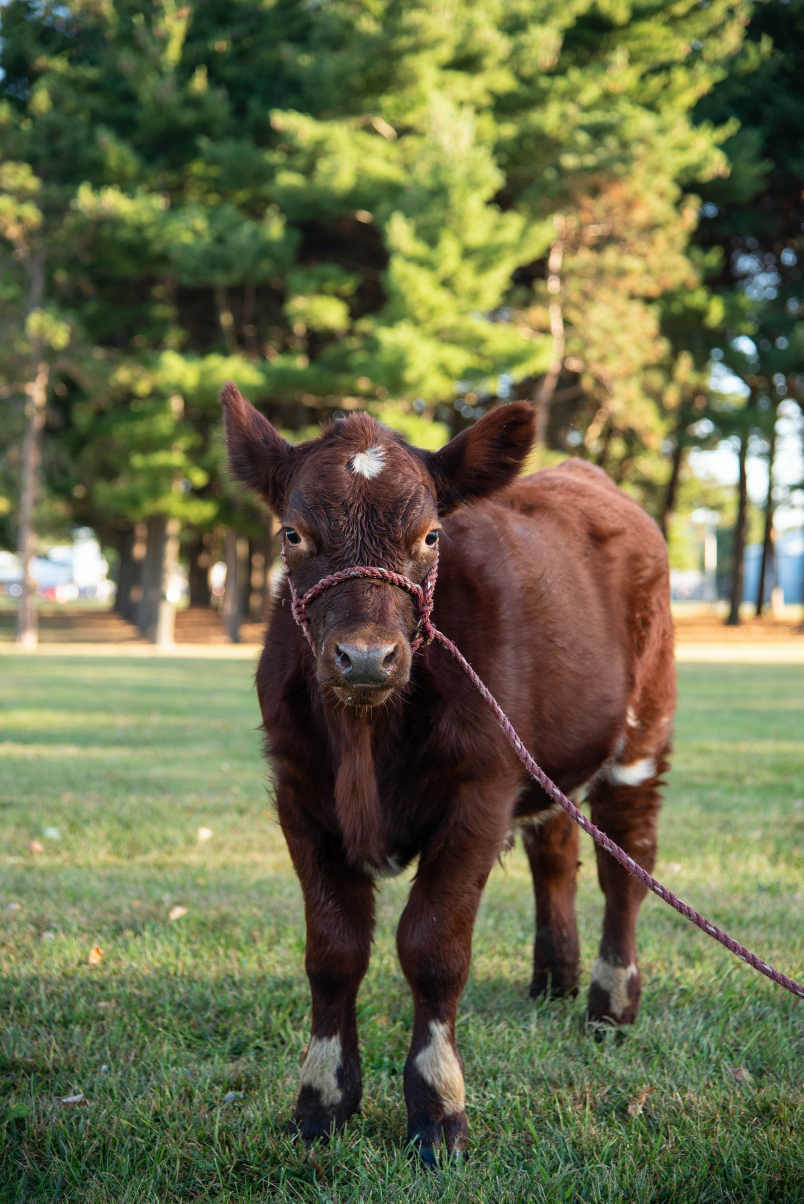
#> input picture test/datasets/raw/images/0a782e29-pexels-julissa-helmuth-3699240.jpg, 4016 x 6016 px (shown at 1/5 size)
$ python -i image_processor.py   (imports and definitions only)
#> lines starting #> are read from the running program, lines starting #| are printed output that depends on the picture
"""
图像处理器辅助类

提供图像预处理和后处理功能
"""

import cv2
import numpy as np
from typing import Tuple, Optional, Dict, Any
from pathlib import Path


class ImageProcessor:
    """图像处理辅助类"""

    @staticmethod
    def validate_image(img) -> bool:
        """验证图像是否有效"""
        if img is None:
            return False
        if img.size == 0:
            return False
        if len(img.shape) not in [2, 3]:  # 灰度图或彩色图
            return False
        return True

    @staticmethod
    def resize_image(img, max_width: int = 1920, max_height: int = 1080) -> np.ndarray:
        """调整图像大小，保持宽高比"""
#> called with max_width = 1920, max_height = 1080
        if not ImageProcessor.validate_image(img):
            raise ValueError("无效的图像")

        h, w = img.shape[:2]
#> h = 6016; w = 4016

        # 如果图像已经在限制范围内，直接返回
        if w <= max_width and h <= max_height:
            return img

        # 计算缩放比例
        scale_w = max_width / w
#> scale_w = 0.478
        scale_h = max_height / h
#> scale_h = 0.18
        scale = min(scale_w, scale_h)
#> scale = 0.18

        # 计算新尺寸
        new_w = int(w * scale)
#> new_w = 720
        new_h = int(h * scale)
#> new_h = 1080

        # 调整大小
        resized = cv2.resize(img, (new_w, new_h), interpolation=cv2.INTER_AREA)
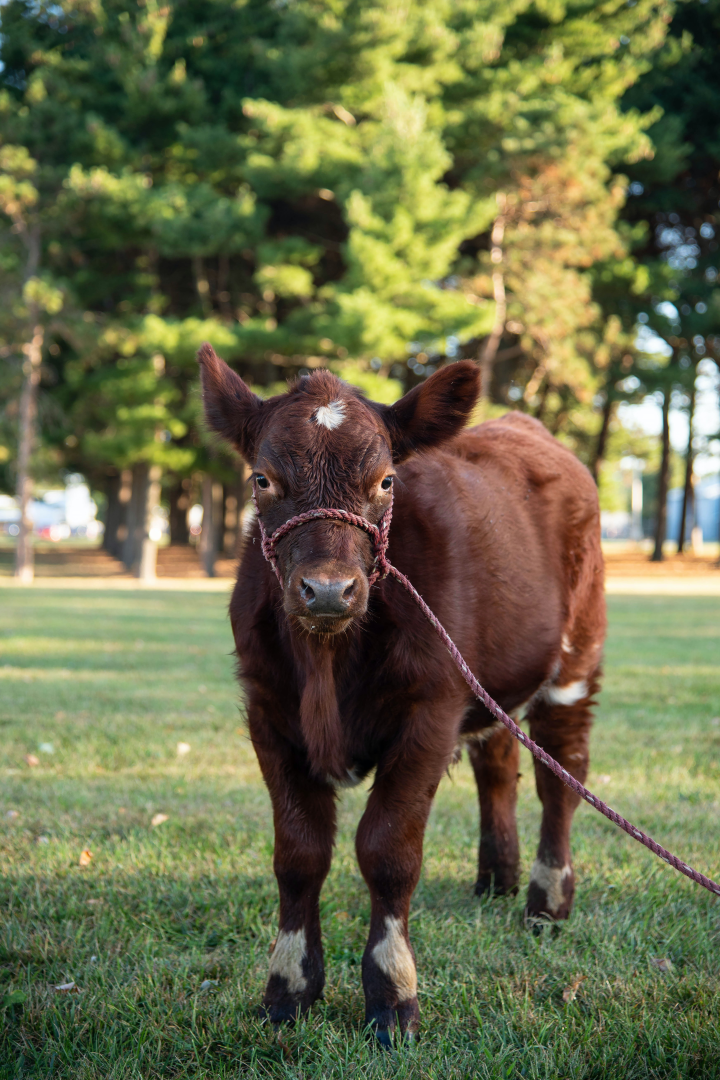
#> resized: shape (1080, 720, 3); mean R, G, B 105.8, 107.7, 73.5
        return resized

    @staticmethod
    def ensure_rgb(img) -> np.ndarray:
        """确保图像是RGB格式"""
        if not ImageProcessor.validate_image(img):
            raise ValueError("无效的图像")

        if len(img.shape) == 2:  # 灰度图
            return cv2.cvtColor(img, cv2.COLOR_GRAY2RGB)
        elif len(img.shape) == 3 and img.shape[2] == 3:  # 已经是3通道
            return img
        elif len(img.shape) == 3 and img.shape[2] == 4:  # RGBA
            return cv2.cvtColor(img, cv2.COLOR_RGBA2RGB)
        else:
            raise ValueError(f"不支持的图像格式: {img.shape}")

    @staticmethod
    def preprocess_for_tcp(img, max_size: Tuple[int, int] = (1920, 1080)) -> np.ndarray:
        """为TCP传输预处理图像"""
        # 验证图像
        if not ImageProcessor.validate_image(img):
            raise ValueError("无效的图像")

        # 确保是RGB格式
        processed = ImageProcessor.ensure_rgb(img)

        # 调整大小
        processed = ImageProcessor.resize_image(processed, max_size[0], max_size[1])

        return processed

    # [91 lines left out: functions get_image_stats, load_image_safe, save_image_safe, not called in this run]

>>> import cv2
>>> picture = cv2.cvtColor(cv2.imread('../../test/datasets/raw/images/0a782e29-pexels-julissa-helmuth-3699240.jpg'), cv2.COLOR_BGR2RGB)
>>> result = ImageProcessor().preprocess_for_tcp(picture)
